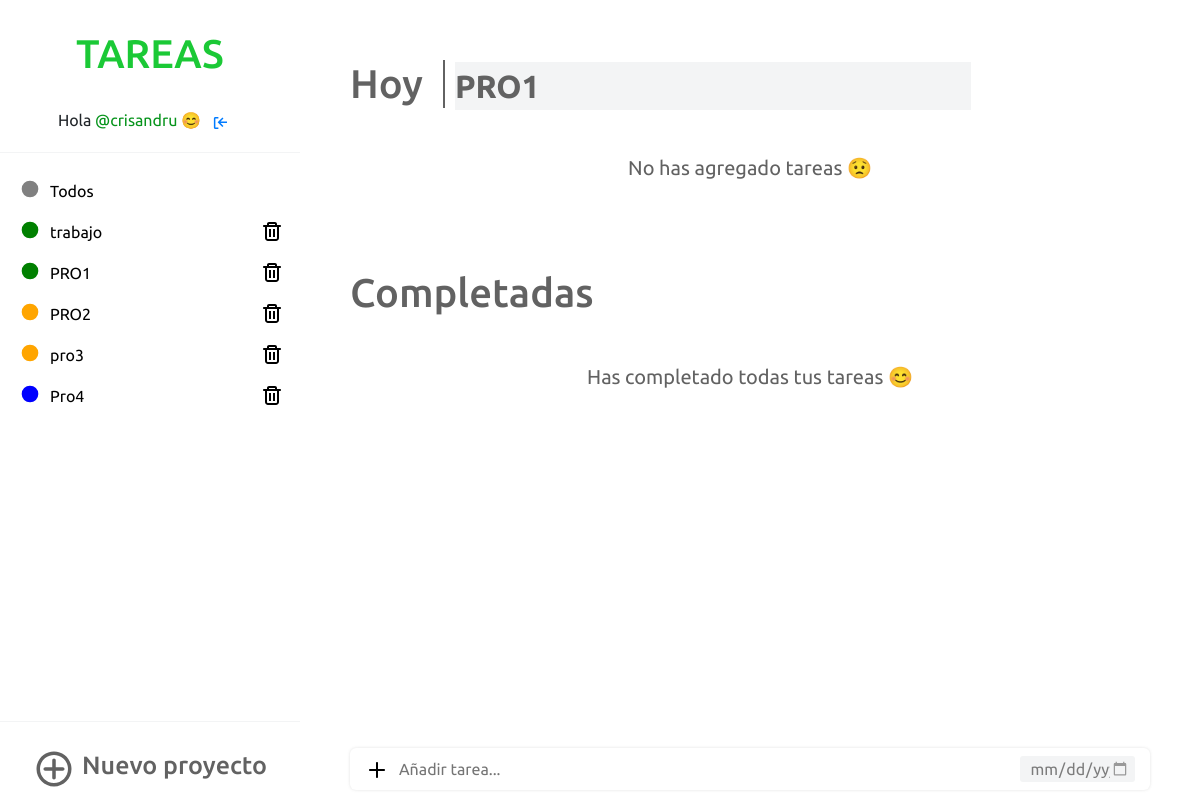
Page /PRO1/ (signed in) on the committed database.
### appToDo/models.py (models this page shows, shortened)
class Proyecto(models.Model):
    COLORES= [
    ('red', 'red'),
    ('blue', 'blue'),
    ('green', 'green'),
    ('orange', 'orange'),
    ('gray', 'gray')
    ]
    titulo_proyecto = models.CharField(max_length=20, null=False)
    propietario = models.ForeignKey(settings.AUTH_USER_MODEL, on_delete=models.CASCADE, null=True)
    color = models.CharField(choices=COLORES, default=None, max_length=20)

### appToDo/views.py (the view)
# urls.py: path('<str:proyecto>/', login_required(views.proyecto_seleccionado), name='proyecto_seleccionado'),
def proyecto_seleccionado(request, proyecto):
    esta = verificar(request, proyecto)
    fecha_actual = datetime.date.today
    if esta:
        form_nuevo_proyecto = nuevoProyecto(request)
        proyectos = Proyecto.objects.filter(propietario=request.user)
        proyecto = get_object_or_404(Proyecto,propietario=request.user, titulo_proyecto=proyecto)
        form = nueva_tarea_proyecto(request, proyecto)
        listado_tareas = Tarea.objects.filter(completado=False, titulo_proyecto=proyecto, propietario=request.user).order_by('id')
        tareas_completadas = Tarea.objects.filter(completado=True, titulo_proyecto=proyecto, propietario=request.user)
        nueva_tarea = actualizar_tarea(request)
        nuevo_nombre_proyecto = actualizar_proyecto(request)
        if nuevo_nombre_proyecto:
            return redirect('proyecto_seleccionado', proyecto=nuevo_nombre_proyecto)
        return render(request, 'appToDo/proyecto_individual.html', {'proyecto':proyecto, 'form':form, 'tareas':listado_tareas, 'tareas_completadas':tareas_completadas, 'proyectos':proyectos, 'form_proyecto':form_nuevo_proyecto, 'fecha_actual':fecha_actual, 'nueva_tarea':nueva_tarea, 'nuevo_proyecto':nuevo_nombre_proyecto})
    else:
        return render(request, 'appToDo/error.html', {})

### appToDo/forms.py
class tareaFormProyecto(forms.ModelForm):
    class Meta:
        model = Tarea
        fields = ('titulo_tarea', 'fecha_vencimiento')
        widgets = {
            'fecha_vencimiento': DateInput(attrs={
                'type': 'date',
                'class': 'input-fecha-vencimiento',
                }
            ),
            'titulo_tarea': forms.TextInput(
                attrs={
                    'class': 'input-agregar-tarea',
                    'placeholder':'Añadir tarea...',
                    'required': 'True',
                }
            ),
        }

class proyectoForm(forms.ModelForm):
    class Meta:
        model = Proyecto
        fields = ('titulo_proyecto','color')
        widgets = {
            'color': forms.RadioSelect(choices=Proyecto.COLORES, attrs={
                'class': 'seleccion-color'
            }),
            'titulo_proyecto': DateInput(attrs={
                'class': 'input-agregar-proyecto',
                'placeholder':'Añadir proyecto...',
                }
            ),
        }

### appToDo/views.py (called while the page is built)
def nuevoProyecto(request):
    if request.method == 'POST':
        form = proyectoForm(request.POST)
        if form.is_valid():
            post = form.save(commit=False)
            estado = verificarProyecto(post.titulo_proyecto, request.user)
            if estado:
                post.propietario = request.user
                post.save()
                form = proyectoForm()
            else:
                form = proyectoForm()
    else:
        form = proyectoForm()
    return form

def verificar(request, proyecto):
    esta = get_object_or_404(Proyecto, propietario=request.user, titulo_proyecto=proyecto)
    if esta:
        return True
    else:
        return False

def nueva_tarea_proyecto(request, proyecto):
    if request.method == 'POST':
        form = tareaFormProyecto(request.POST, request.user)
        if form.is_valid():
            tarea = form.save(commit=False)
            tarea.titulo_proyecto = proyecto
            tarea.propietario = request.user
            tarea.save()
    else:
        form = tareaFormProyecto()
    return form

def actualizar_tarea(request):
    id = request.POST.get('id')
    titulo = request.POST.get('titulo')
    if titulo != '':
        nuevo = Tarea.objects.filter(pk=id).update(titulo_tarea=titulo)
    else:
        nuevo = Tarea()
    return nuevo

### appToDo/templates/appToDo/proyecto_individual.html (shortened to what this page needs)
{% extends 'appToDo/base.html' %}
{% block listado_proyectos%}
{%for proyecto in proyectos %}
<div class="listado">
    <div class="sidebar-proyecto-titulo">
        {% if proyecto.titulo_proyecto == 'Todos' %}
        <a href="{% url 'inicio' %}" class="disable-select proyecto-titulo-sidebar">
            <div class="contenedor-proyectos">
                <svg version="1.1" xmlns="http://www.w3.org/2000/svg" width="20" height="20" viewBox="0 0 120 120">
                    <circle cx="60" cy="60" r="50" fill="{{ proyecto.color }}" />
                </svg>
                <li>{{ proyecto.titulo_proyecto }}</li>
            </div>
        </a>
        {% else %}
        <a href="{% url 'proyecto_seleccionado' proyecto=proyecto.titulo_proyecto %}"
            class="disable-select proyecto-titulo-sidebar">
            <div class="contenedor-proyectos">
                <svg version="1.1" xmlns="http://www.w3.org/2000/svg" width="20" height="20" viewBox="0 0 120 120">
                    <circle cx="60" cy="60" r="50" fill="{{ proyecto.color }}" />
                </svg>
                <li>{{ proyecto.titulo_proyecto }}</li>
            </div>
        </a>
        {% endif %}
    </div>
    <div class="sidebar-proyecto-eliminar">
        {% if proyecto.titulo_proyecto != 'Todos' %}
            <a href="{% url 'borrar_proyecto_individual' pk=proyecto.pk %}" class="eliminar-proyecto">
            </a>
        {% endif %}
    </div>
</div>
{% endfor %}
{% endblock %}
{% block listado_tareas_hoy %}
<div class="titulo-proyecto-individual">
    <h1 class="titulo-principal-tareas">Hoy</h1>
    <form method="POST" class="formulario-editar-proyecto">
        <input class="editar-proyecto-hoy" name="titulo-proyecto" type="text" value="{{ proyecto.titulo_proyecto }}">
    </form>
</div>
{% if not tareas %}
<div class="no-hay-tareas">
    <p>No has agregado tareas &#128543;</p>
</div>
{% endif %}
{% endblock %}
{% block listado_tareas_completadas %}
<h1 class="titulo-principal-tareas">Completadas</h1>
{% if not tareas_completadas %}
<div class="no-hay-tareas">
    <p>Has completado todas tus tareas &#128522;</p>
</div>
{% endif %}
{% endblock %}
{% block agregar_tarea_general %}
<div class="contenedor-tareas">
    <form method="POST" class="formulario-tarea">
        <div class="button-tarea ingresar-tarea-individual">
            <button type="submit"></button>
            {{ form.titulo_tarea }}
        </div>
        <div class="tipo-vencimiento-tarea vencimiento-proyecto">
            {{ form.fecha_vencimiento }}
        </div>
    </form>
</div>
{% endblock %}

### appToDo/templates/appToDo/base.html (shortened to what this page needs)
{% load static %}
<!DOCTYPE html>
<html lang="en">
<head>
    <link href='https://css.gg/add.css' rel='stylesheet'>
    <link href='https://css.gg/trash.css' rel='stylesheet'>
    <link href='https://css.gg/log-out.css' rel='stylesheet'>
    <link href='https://css.gg/transcript.css' rel='stylesheet'>
    <link rel="stylesheet" href="{% static 'css/style.css' %}">
    <link rel="stylesheet" href="{% static 'css/style_responsive.css' %}">
    <link rel="stylesheet" type="text/css" href="bootstrap.min.css">
</head>
<body>
    <div class="contenedor">
        <aside class="sidebar">
            <a href="{% url 'inicio' %}">
                <h2 class="disable-select">Tareas</h2>
            </a>
            <p class="nombre-usuario">Hola <span>@{{ user.username }}</span> &#128522 &nbsp;&nbsp;<a
                    href="{% url 'logout' %}" class="cerrar-sesion"></a></p>
            <hr class="hr-1">
            <ul class="listado-proyectos">
                {% block listado_proyectos %}
                {% endblock %}
            </ul>
            <div class="contenedor-nuevo-proyecto">
                <hr class="hr-3">
                <div class="nuevo-proyecto">
                    <h3 class="disable-select">Nuevo proyecto</h3>
                </div>
            </div>
        </aside>
        <main class="contenedor-main">
            <div class="tareas-hoy">
                {% block listado_tareas_hoy %}{% endblock %}
            </div>
            <div class="tareas-completadas">
                {% block listado_tareas_completadas %}{% endblock %}
            </div>
            <div class="agregar-tarea-general">
                {% block agregar_tarea_general %}
                {% endblock %}
            </div>
        </main>
    </div>
</body>
</html>

### appToDo/static/css/style.css (style rules this page uses)
* { margin: 0; padding: 0; box-sizing: border-box; list-style: none; text-decoration: none; font-family: 'Ubuntu', sans-serif; }
body { background-color: #f3f4f5; }
.contenedor { display: flex; position: relative; }
.contenedor .sidebar { position: fixed; width: 300px; height: 100vh; background-color: #fff; padding: 30px 0; z-index:2; flex-direction: column; }
.contenedor .sidebar h2 { color: #1BC936; font-size: 40px; text-transform: uppercase; text-align: center; margin-bottom: 30px; }
.hr-1, .hr-2 { border-top: 1px solid #f3f4f5; margin-top: 20px; margin-bottom: 20px; }
.nombre-usuario { width: 100%; text-align: center; }
.nombre-usuario span { color: #07941c; }
.cerrar-sesion { margin-right: 15px; }
.listado-proyectos { overflow-y: auto; overflow-x: hidden; }
.listado { width: 100%; display: block; display: flex; margin-bottom: 5px; }
.sidebar-proyecto-titulo { width: 80%; }
.sidebar-proyecto-eliminar { width: 10%; display: flex; align-items: center; margin-left: 20px; }
.sidebar-proyecto-eliminar a { display: flex; align-self: center; align-items: center; }
.listado-proyectos a { color: black; }
.contenedor-proyectos { display: flex; padding-left: 20px; padding-top: 6px; padding-bottom: 6px; width: 100%; }
.contenedor-proyectos li { padding-left: 10px; }
.hr-3 { border-top: 1px solid #f3f4f5; margin-top: 20px; width: 100%; }
.contenedor-nuevo-proyecto { position: absolute; bottom: 0; width: 100%; }
.nuevo-proyecto { display: flex; padding-top: 10px; padding-bottom: 10px; justify-content: center; }
.nuevo-proyecto svg { color: #626262; padding-left: 0; }
.nuevo-proyecto h3 { color: #626262; font-size: 25px; justify-self: center; align-self: center; padding-left: 7px; }
.contenedor .contenedor-main { width: 100vw; height: 100vh; margin-left: 300px; padding: 20px 50px 10px 50px; position: relative; }
.titulo-principal-tareas { color: #626262; margin-bottom: 15px; margin-top: 40px; justify-content: center; }
.contenedor-tareas { display: flex; justify-content: space-between; margin: 10px 0; background-color: #fff; padding: 8px 15px; border-radius: 6px; align-items: center; -webkit-box-shadow: 0px 0px 3px 0px rgba(222,222,222,0.92); box-shadow: 0px 0px 3px 0px rgba(222,222,222,0.92); z-index:1 }
.no-hay-tareas { text-align: center; color: #626262; font-size: 20px; padding-top: 30px; padding-bottom: 30px; }
.formulario-editar-proyecto { display: flex; align-items: center; margin-top: 28px; margin-left: 10px; }
.editar-proyecto-hoy { font-size: 32px; font-weight: bold; background-color: #f3f4f5; border: none; outline: none; color: #626262; }
.agregar-tarea-general { position: absolute; bottom: 0; right: 0; left: 0; padding-left: 50px; padding-right: 50px; }
.formulario-tarea { display: flex; width: 100%; justify-content: space-between; }
.button-tarea { display: flex; align-self: center; align-content: center; width: 70%; }
.tipo-vencimiento-tarea { display: flex; width: 30%; }
.button-tarea button { background-color: white; border: none; cursor: pointer; }
.input-agregar-tarea { width: 100%; border: none; outline: none; font-size: 16px; margin-left: 10px; }
.input-fecha-vencimiento { background-color: #f3f4f5; color: #7c7c7c; border: none; border-radius: 3px; width: 100%; padding-right: 5px; padding-left: 5px; outline: none; font-size: 16px; padding-left: 10px; cursor: pointer; }
.titulo-proyecto-individual { display: flex; align-items: center; align-content: center; }
.titulo-proyecto-individual h1 { padding-right: 20px; border-right: 2px solid #626262; }
.ingresar-tarea-individual { width: 85%; }
.vencimiento-proyecto { width: 15%; }
.disable-select { -webkit-touch-callout: none; -webkit-user-select: none; -khtml-user-select: none; -moz-user-select: none; -ms-user-select: none; user-select: none; }

### appToDo/static/css/style_responsive.css (style rules this page uses)
@media only screen and (min-width: 1114px) { .agregar-tarea-general { display: block; } }

### rows in the picture
Proyecto: titulo_proyecto "Todos"
Proyecto: titulo_proyecto "trabajo"
Proyecto: titulo_proyecto "PRO1", titulo-proyecto "PRO1"
Proyecto: titulo_proyecto "PRO2"
Proyecto: titulo_proyecto "pro3"
Proyecto: titulo_proyecto "Pro4"

### other values in the picture
{{ user.username }} "crisandru"
